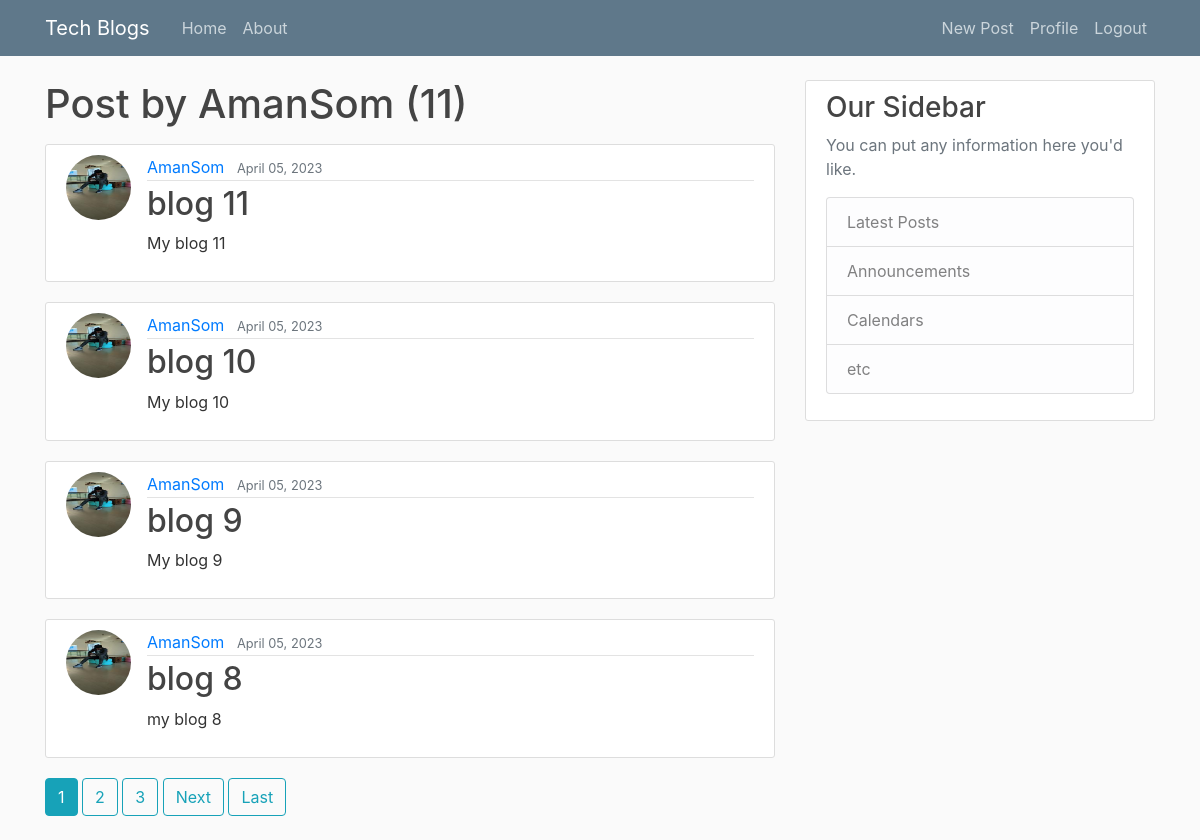
Page /user/AmanSom (signed in) on the committed database.
### blog/models.py (models this page shows, shortened)
class Post(models.Model):
     title       = models.CharField(max_length=100)
     content     = models.TextField()
     date_posted = models.DateTimeField(default=timezone.now)
     author      = models.ForeignKey(User, on_delete = models.CASCADE)

### users/models.py (models this page shows, shortened)
class Profile(models.Model):
    user = models.OneToOneField(User, on_delete =models.CASCADE)
    image = models.ImageField(default='default.jpg', upload_to='profile_pics')

### blog/views.py (the view)
# urls.py: path('user/<str:username>', UserPostListView.as_view(), name='user-posts'),
class UserPostListView(ListView):
    model = Post
    template_name = 'blog/user_posts.html'
    context_object_name = 'posts'
    paginate_by = 4
    def get_queryset(self):
        user = get_object_or_404(User, username=self.kwargs.get('username'))
        return Post.objects.filter(author=user).order_by('-date_posted')

### blog/templates/blog/user_posts.html (shortened to what this page needs)
{% extends "blog/base.html" %}
{% block content %}
    <h1 class="mb-3"> Post by {{ view.kwargs.username }} ({{ page_obj.paginator.count }}) </h1>
    {% for post in posts %}
       <article class="media content-section">
        <img class ="rounded-circle article-img" src="{{ post.author.profile.image.url }}">
        <div class="media-body">
            <div class="article-metadata">
            <a class="mr-2" href="{% url 'user-posts' post.author.username %}">{{ post.author }}</a>
            <small class="text-muted">{{ post.date_posted|date:"F d, Y" }}</small>
            </div>
            <h2><a class="article-title" href="{% url 'post-detail' post.id %}">{{ post.title }}</a></h2>
            <p class="article-content">{{ post.content }}</p>
        </div>
      </article>
    {% endfor %}
    {% if is_paginated %}
        {% for num in page_obj.paginator.page_range %}
          {% if page_obj.number == num %}
            <a class= "btn btn-info mb-4" href="?page={{ num }}">{{ num }}</a>
          {% elif num > page_obj.number|add:'-3' and num < page_obj.number|add:'3' %}
            <a class= "btn btn-outline-info mb-4" href="?page={{ num }}">{{ num }}</a>
          {% endif %}
        {% endfor %}
        {% if page_obj.has_next%}
            <a class= "btn btn-outline-info mb-4" href="?page={{ page_obj.next_page_number }}">Next</a>
            <a class= "btn btn-outline-info mb-4" href="?page={{ page_obj.paginator.num_pages }}">Last</a>
        {% endif %}
    {% endif %}
{% endblock content %}

### blog/static/blog/main.css (style rules this page uses)
body { background: #fafafa; color: #333333; margin-top: 5rem; }
h1, h2, h3, h4, h5, h6 { color: #444444; }
.content-section { background: #ffffff; padding: 10px 20px; border: 1px solid #dddddd; border-radius: 3px; margin-bottom: 20px; }
.article-title { color: #444444; }
.article-content { white-space: pre-line; }
.article-img { height: 65px; width: 65px; margin-right: 16px; }
.article-metadata { padding-bottom: 1px; margin-bottom: 4px; border-bottom: 1px solid #e3e3e3 }

### rows in the picture
Post: author.profile.image (picture), author "AmanSom", date_posted "April 05, 2023", title "blog 11", content "My blog 11"
Post: author.profile.image (picture), author "AmanSom", date_posted "April 05, 2023", title "blog 10", content "My blog 10"
Post: author.profile.image (picture), author "AmanSom", date_posted "April 05, 2023", title "blog 9", content "My blog 9"
Post: author.profile.image (picture), author "AmanSom", date_posted "April 05, 2023", title "blog 8", content "my blog 8"

### other values in the picture
{{ view.kwargs.username }} "AmanSom"
{{ page_obj.paginator.count }} "11"
{{ num }} "1"
{{ num }} "2" "3"
